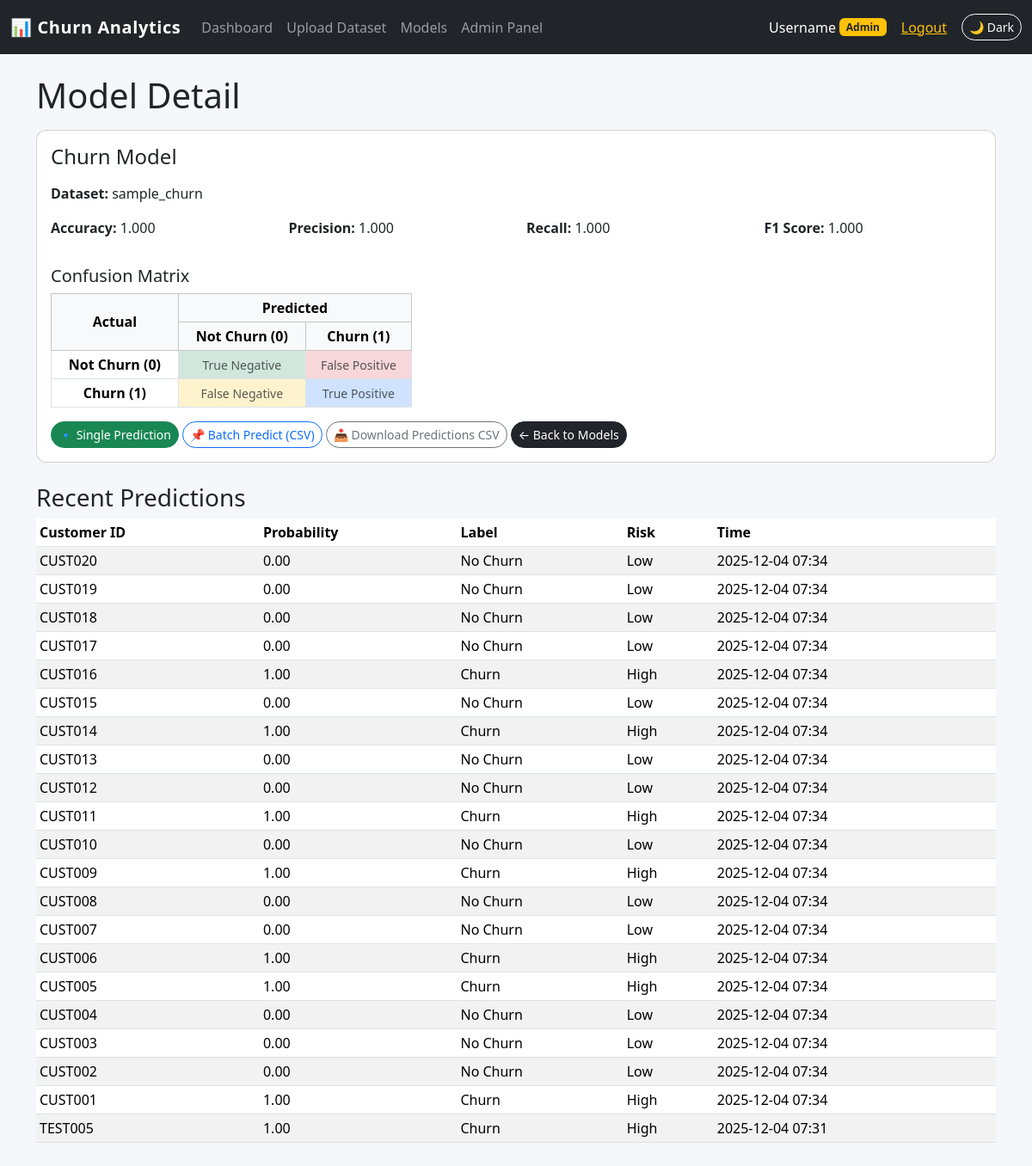
/analytics/models/2/ (signed in), run on the app's committed database.
### analytics/models.py (models this page shows, shortened)
class ModelVersion(models.Model):
    dataset = models.ForeignKey(Dataset, on_delete=models.CASCADE)
    name = models.CharField(max_length=200, default='Churn Model')
    created_at = models.DateTimeField(auto_now_add=True)
    model_file = models.FileField(upload_to='models/')
    accuracy = models.FloatField(null=True, blank=True)
    precision = models.FloatField(null=True, blank=True)
    recall = models.FloatField(null=True, blank=True)
    f1_score = models.FloatField(null=True, blank=True)
    is_active = models.BooleanField(default=True)

class Dataset(models.Model):
    name = models.CharField(max_length=200)
    file = models.FileField(upload_to='datasets/')
    uploaded_by = models.ForeignKey(User, on_delete=models.CASCADE)
    uploaded_at = models.DateTimeField(auto_now_add=True)
    num_rows = models.IntegerField(null=True, blank=True)
    num_columns = models.IntegerField(null=True, blank=True)

class Prediction(models.Model):
    model = models.ForeignKey(ModelVersion, on_delete=models.CASCADE)
    customer_id = models.CharField(max_length=100)
    probability = models.FloatField()
    label = models.BooleanField()
    predicted_at = models.DateTimeField(auto_now_add=True)
    def risk_level(self):
        if self.probability >= 0.8:
            return 'High'
        elif self.probability >= 0.5:
            return 'Medium'
        return 'Low'

### analytics/views.py (the view)
# urls.py: path('models/<int:model_id>/', views.model_detail, name='model_detail'),
@login_required
def model_detail(request, model_id):
    model = get_object_or_404(ModelVersion, id=model_id)
    predictions = Prediction.objects.filter(model=model).order_by('-predicted_at')[:50]
    return render(request, 'analytics/model_detail.html', {
        'model_obj': model,
        'predictions': predictions,
    })

### templates/analytics/model_detail.html (shortened to what this page needs)
{% extends 'base.html' %}
{% block content %}
<h1 class="mb-3">Model Detail</h1>
<div class="card mb-4">
    <div class="card-body">
        <h4 class="card-title mb-3">{{ model_obj.name }}</h4>
        <p><strong>Dataset:</strong> {{ model_obj.dataset.name }}</p>
        <div class="row">
            <div class="col-md-3">
                <p><strong>Accuracy:</strong> {{ model_obj.accuracy|floatformat:3 }}</p>
            </div>
            <div class="col-md-3">
                <p><strong>Precision:</strong> {{ model_obj.precision|floatformat:3 }}</p>
            </div>
            <div class="col-md-3">
                <p><strong>Recall:</strong> {{ model_obj.recall|floatformat:3 }}</p>
            </div>
            <div class="col-md-3">
                <p><strong>F1 Score:</strong> {{ model_obj.f1_score|floatformat:3 }}</p>
            </div>
        </div>
        <h5 class="mt-3">Confusion Matrix</h5>
        <div class="table-responsive mb-2" style="max-width: 420px;">
            <table class="table table-bordered table-sm text-center align-middle mb-0">
                <thead class="table-light">
                    <tr>
                        <th rowspan="2" class="align-middle">Actual</th>
                        <th colspan="2">Predicted</th>
                    </tr>
                    <tr>
                        <th>Not Churn (0)</th>
                        <th>Churn (1)</th>
                    </tr>
                </thead>
                <tbody>
                    <tr>
                        <th>Not Churn (0)</th>
                        <td class="bg-success-subtle">
                            <small class="text-muted">True Negative</small>
                        </td>
                        <td class="bg-danger-subtle">
                            <small class="text-muted">False Positive</small>
                        </td>
                    </tr>
                    <tr>
                        <th>Churn (1)</th>
                        <td class="bg-warning-subtle">
                            <small class="text-muted">False Negative</small>
                        </td>
                        <td class="bg-primary-subtle">
                            <small class="text-muted">True Positive</small>
                        </td>
                    </tr>
                </tbody>
            </table>
        </div>
        <div class="mt-3">
            <a class="btn btn-success btn-sm"
               href="{% url 'analytics:single_predict' model_obj.id %}">
                🔹 Single Prediction
            </a>
            <a class="btn btn-outline-primary btn-sm"
               href="{% url 'analytics:batch_predict' model_obj.id %}">
                📌 Batch Predict (CSV)
            </a>
            <a class="btn btn-outline-secondary btn-sm"
               href="{% url 'analytics:export_predictions' model_obj.id %}">
                📥 Download Predictions CSV
            </a>
            <a class="btn btn-dark btn-sm"
               href="{% url 'analytics:model_list' %}">
                ← Back to Models
            </a>
        </div>
    </div>
</div>
<h3>Recent Predictions</h3>
<table class="table table-sm table-striped">
    <thead>
        <tr>
            <th>Customer ID</th>
            <th>Probability</th>
            <th>Label</th>
            <th>Risk</th>
            <th>Time</th>
        </tr>
    </thead>
    <tbody>
        {% for p in predictions %}
        <tr>
            <td>{{ p.customer_id }}</td>
            <td>{{ p.probability|floatformat:2 }}</td>
            <td>
                {% if p.label %}
                    Churn
                {% else %}
                    No Churn
                {% endif %}
            </td>
            <td>{{ p.risk_level }}</td>
            <td>{{ p.predicted_at|date:"Y-m-d H:i" }}</td>
        </tr>
        {% empty %}
        <tr>
            <td colspan="5">No predictions yet.</td>
        </tr>
        {% endfor %}
    </tbody>
</table>
{% endblock %}

### templates/base.html (shortened to what this page needs)
<!DOCTYPE html>
<html lang="en">
<head>
    <link
        href="https://cdn.jsdelivr.net/npm/bootstrap@5.3.2/dist/css/bootstrap.min.css"
        rel="stylesheet">
</head>
<body>
<nav class="navbar navbar-expand-lg navbar-dark bg-dark mb-4">
    <div class="container-fluid">
        <a class="navbar-brand" href="{% url 'analytics:dashboard' %}">
            📊 Churn Analytics
        </a>
        <div class="collapse navbar-collapse" id="navbarNav">
            <ul class="navbar-nav me-auto">
                <li class="nav-item">
                    <a class="nav-link" href="{% url 'analytics:dashboard' %}">Dashboard</a>
                </li>
                {% if user.is_authenticated and user.is_staff %}
                    <li class="nav-item">
                        <a class="nav-link" href="{% url 'analytics:upload_dataset' %}">
                            Upload Dataset
                        </a>
                    </li>
                {% endif %}
                <li class="nav-item">
                    <a class="nav-link" href="{% url 'analytics:model_list' %}">Models</a>
                </li>
                {% if user.is_authenticated and user.is_staff %}
                    <li class="nav-item">
                        <a class="nav-link" href="/admin/">Admin Panel</a>
                    </li>
                {% endif %}
            </ul>
            <span class="navbar-text text-white d-flex align-items-center">
                {% if user.is_authenticated %}
                    {{ user.username }}
                    {% if user.is_staff %}
                        <span class="badge bg-warning text-dark ms-1">Admin</span>
                    {% else %}
                        <span class="badge bg-info text-dark ms-1">Analyst</span>
                    {% endif %}
                    <form action="{% url 'logout' %}" method="post"
                          class="ms-3 mb-0 d-inline">
                        <button type="submit"
                                class="btn btn-link text-warning p-0 m-0 align-baseline">
                            Logout
                        </button>
                    </form>
                {% else %}
                    <a href="{% url 'login' %}" class="text-warning text-decoration-none me-2">
                        Login
                    </a>
                {% endif %}
                <button id="themeToggle" type="button"
                        class="btn btn-outline-light btn-sm ms-3">
                </button>
            </span>
        </div>
    </div>
</nav>
<div class="container mb-5">
    {% block content %}{% endblock %}
</div>
</body>
</html>

### templates/base.html (style rules this page uses)
body { background-color: #f5f7fb; color: #212529; }
.navbar-brand { font-weight: 600; letter-spacing: 0.03em; }
.card { border-radius: 0.75rem; }
.btn-sm { border-radius: 999px; }

### data on the page
ModelVersion: name "Churn Model", dataset.name "sample_churn", accuracy "1.000", precision "1.000", recall "1.000", f1_score "1.000"
Prediction: customer_id "CUST020", probability "0.00", label "No Churn", risk_level "Low", predicted_at "2025-12-04 07:34"
Prediction: customer_id "CUST019", probability "0.00", label "No Churn", risk_level "Low", predicted_at "2025-12-04 07:34"
Prediction: customer_id "CUST018", probability "0.00", label "No Churn", risk_level "Low", predicted_at "2025-12-04 07:34"
Prediction: customer_id "CUST017", probability "0.00", label "No Churn", risk_level "Low", predicted_at "2025-12-04 07:34"
Prediction: customer_id "CUST016", probability "1.00", label "Churn", risk_level "High", predicted_at "2025-12-04 07:34"
Prediction: customer_id "CUST015", probability "0.00", label "No Churn", risk_level "Low", predicted_at "2025-12-04 07:34"
Prediction: customer_id "CUST014", probability "1.00", label "Churn", risk_level "High", predicted_at "2025-12-04 07:34"
Prediction: customer_id "CUST013", probability "0.00", label "No Churn", risk_level "Low", predicted_at "2025-12-04 07:34"
Prediction: customer_id "CUST012", probability "0.00", label "No Churn", risk_level "Low", predicted_at "2025-12-04 07:34"
Prediction: customer_id "CUST011", probability "1.00", label "Churn", risk_level "High", predicted_at "2025-12-04 07:34"
Prediction: customer_id "CUST010", probability "0.00", label "No Churn", risk_level "Low", predicted_at "2025-12-04 07:34"
Prediction: customer_id "CUST009", probability "1.00", label "Churn", risk_level "High", predicted_at "2025-12-04 07:34"
Prediction: customer_id "CUST008", probability "0.00", label "No Churn", risk_level "Low", predicted_at "2025-12-04 07:34"
Prediction: customer_id "CUST007", probability "0.00", label "No Churn", risk_level "Low", predicted_at "2025-12-04 07:34"
Prediction: customer_id "CUST006", probability "1.00", label "Churn", risk_level "High", predicted_at "2025-12-04 07:34"
Prediction: customer_id "CUST005", probability "1.00", label "Churn", risk_level "High", predicted_at "2025-12-04 07:34"
Prediction: customer_id "CUST004", probability "0.00", label "No Churn", risk_level "Low", predicted_at "2025-12-04 07:34"
Prediction: customer_id "CUST003", probability "0.00", label "No Churn", risk_level "Low", predicted_at "2025-12-04 07:34"
Prediction: customer_id "CUST002", probability "0.00", label "No Churn", risk_level "Low", predicted_at "2025-12-04 07:34"
Prediction: customer_id "CUST001", probability "1.00", label "Churn", risk_level "High", predicted_at "2025-12-04 07:34"
Prediction: customer_id "TEST005", probability "1.00", label "Churn", risk_level "High", predicted_at "2025-12-04 07:31"

### other printed values
{{ user.username }} "Username"
